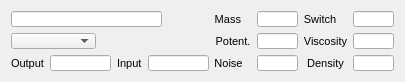
  <widget class="QWidget" name="layoutWidget">
   <property name="geometry">
    <rect>
     <x>11</x>
     <y>197</y>
     <width>400</width>
     <height>68</height>
    </rect>
   </property>
   <layout class="QHBoxLayout" name="horizontalLayout_9">
    <item>
     <layout class="QVBoxLayout" name="verticalLayout_21">
      <item>
       <layout class="QVBoxLayout" name="verticalLayout_20">
        <item>
         <widget class="SFLineEdit" name="unit2NameLineEdit">
          <property name="sizePolicy">
           <sizepolicy hsizetype="Fixed" vsizetype="Fixed">
            <horstretch>0</horstretch>
            <verstretch>0</verstretch>
           </sizepolicy>
          </property>
          <property name="minimumSize">
           <size>
            <width>151</width>
            <height>16</height>
           </size>
          </property>
          <property name="maximumSize">
           <size>
            <width>151</width>
            <height>16</height>
           </size>
          </property>
          <property name="font">
           <font>
            <pointsize>8</pointsize>
           </font>
          </property>
          <property name="text">
           <string/>
          </property>
         </widget>
        </item>
        <item>
         <widget class="QComboBox" name="unit2ActiveComboBox">
          <property name="sizePolicy">
           <sizepolicy hsizetype="Fixed" vsizetype="Fixed">
            <horstretch>0</horstretch>
            <verstretch>0</verstretch>
           </sizepolicy>
          </property>
          <property name="minimumSize">
           <size>
            <width>85</width>
            <height>16</height>
           </size>
          </property>
          <property name="maximumSize">
           <size>
            <width>80</width>
            <height>16</height>
           </size>
          </property>
          <property name="font">
           <font>
            <pointsize>8</pointsize>
           </font>
          </property>
          <property name="mouseTracking">
           <bool>false</bool>
          </property>
         </widget>
        </item>
       </layout>
      </item>
      <item>
       <layout class="QHBoxLayout" name="horizontalLayout_12">
        <item>
         <widget class="QLabel" name="label_33">
          <property name="sizePolicy">
           <sizepolicy hsizetype="Fixed" vsizetype="Preferred">
            <horstretch>0</horstretch>
            <verstretch>0</verstretch>
           </sizepolicy>
          </property>
          <property name="font">
           <font>
            <pointsize>8</pointsize>
           </font>
          </property>
          <property name="text">
           <string>Output</string>
          </property>
         </widget>
        </item>
        <item>
         <widget class="SFLineEdit" name="unit2OutputLineEdit">
          <property name="sizePolicy">
           <sizepolicy hsizetype="Fixed" vsizetype="Fixed">
            <horstretch>0</horstretch>
            <verstretch>0</verstretch>
           </sizepolicy>
          </property>
          <property name="minimumSize">
           <size>
            <width>61</width>
            <height>16</height>
           </size>
          </property>
          <property name="maximumSize">
           <size>
            <width>61</width>
            <height>16</height>
           </size>
          </property>
          <property name="font">
           <font>
            <pointsize>8</pointsize>
           </font>
          </property>
          <property name="alignment">
           <set>Qt::AlignRight|Qt::AlignTrailing|Qt::AlignVCenter</set>
          </property>
          <property name="readOnly">
           <bool>true</bool>
          </property>
         </widget>
        </item>
        <item>
         <widget class="QLabel" name="label_34">
          <property name="sizePolicy">
           <sizepolicy hsizetype="Fixed" vsizetype="Preferred">
            <horstretch>0</horstretch>
            <verstretch>0</verstretch>
           </sizepolicy>
          </property>
          <property name="font">
           <font>
            <pointsize>8</pointsize>
           </font>
          </property>
          <property name="text">
           <string>Input</string>
          </property>
         </widget>
        </item>
        <item>
         <widget class="SFLineEdit" name="unit2InputLineEdit">
          <property name="sizePolicy">
           <sizepolicy hsizetype="Fixed" vsizetype="Fixed">
            <horstretch>0</horstretch>
            <verstretch>0</verstretch>
           </sizepolicy>
          </property>
          <property name="minimumSize">
           <size>
            <width>61</width>
            <height>16</height>
           </size>
          </property>
          <property name="maximumSize">
           <size>
            <width>61</width>
            <height>16</height>
           </size>
          </property>
          <property name="font">
           <font>
            <pointsize>8</pointsize>
           </font>
          </property>
          <property name="alignment">
           <set>Qt::AlignRight|Qt::AlignTrailing|Qt::AlignVCenter</set>
          </property>
          <property name="readOnly">
           <bool>true</bool>
          </property>
         </widget>
        </item>
       </layout>
      </item>
     </layout>
    </item>
    <item>
     <layout class="QHBoxLayout" name="horizontalLayout_13">
      <item>
       <layout class="QVBoxLayout" name="verticalLayout_32">
        <item>
         <widget class="QLabel" name="label_35">
          <property name="sizePolicy">
           <sizepolicy hsizetype="Fixed" vsizetype="Preferred">
            <horstretch>0</horstretch>
            <verstretch>0</verstretch>
           </sizepolicy>
          </property>
          <property name="minimumSize">
           <size>
            <width>26</width>
            <height>16</height>
           </size>
          </property>
          <property name="maximumSize">
           <size>
            <width>26</width>
            <height>16</height>
           </size>
          </property>
          <property name="font">
           <font>
            <pointsize>8</pointsize>
           </font>
          </property>
          <property name="text">
           <string>Mass</string>
          </property>
          <property name="alignment">
           <set>Qt::AlignRight|Qt::AlignTrailing|Qt::AlignVCenter</set>
          </property>
         </widget>
        </item>
        <item>
         <widget class="QLabel" name="label_36">
          <property name="sizePolicy">
           <sizepolicy hsizetype="Fixed" vsizetype="Preferred">
            <horstretch>0</horstretch>
            <verstretch>0</verstretch>
           </sizepolicy>
          </property>
          <property name="minimumSize">
           <size>
            <width>36</width>
            <height>16</height>
           </size>
          </property>
          <property name="maximumSize">
           <size>
            <width>36</width>
            <height>16</height>
           </size>
          </property>
          <property name="font">
           <font>
            <pointsize>8</pointsize>
           </font>
          </property>
          <property name="text">
           <string>Potent.</string>
          </property>
          <property name="alignment">
           <set>Qt::AlignCenter</set>
          </property>
         </widget>
        </item>
        <item>
         <widget class="QLabel" name="label_37">
          <property name="sizePolicy">
           <sizepolicy hsizetype="Fixed" vsizetype="Preferred">
            <horstretch>0</horstretch>
            <verstretch>0</verstretch>
           </sizepolicy>
          </property>
          <property name="minimumSize">
           <size>
            <width>27</width>
            <height>16</height>
           </size>
          </property>
          <property name="maximumSize">
           <size>
            <width>27</width>
            <height>16</height>
           </size>
          </property>
          <property name="font">
           <font>
            <pointsize>8</pointsize>
           </font>
          </property>
          <property name="text">
           <string>Noise</string>
          </property>
          <property name="alignment">
           <set>Qt::AlignCenter</set>
          </property>
         </widget>
        </item>
       </layout>
      </item>
      <item>
       <layout class="QVBoxLayout" name="verticalLayout_33">
        <item>
         <widget class="SFLineEdit" name="unit2MassLineEdit">
          <property name="enabled">
           <bool>true</bool>
          </property>
          <property name="sizePolicy">
           <sizepolicy hsizetype="Fixed" vsizetype="Fixed">
            <horstretch>0</horstretch>
            <verstretch>0</verstretch>
           </sizepolicy>
          </property>
          <property name="minimumSize">
           <size>
            <width>41</width>
            <height>16</height>
           </size>
          </property>
          <property name="maximumSize">
           <size>
            <width>41</width>
            <height>16</height>
           </size>
          </property>
          <property name="font">
           <font>
            <pointsize>8</pointsize>
           </font>
          </property>
          <property name="alignment">
           <set>Qt::AlignRight|Qt::AlignTrailing|Qt::AlignVCenter</set>
          </property>
         </widget>
        </item>
        <item>
         <widget class="SFLineEdit" name="unit2PotentLineEdit">
          <property name="sizePolicy">
           <sizepolicy hsizetype="Fixed" vsizetype="Fixed">
            <horstretch>0</horstretch>
            <verstretch>0</verstretch>
           </sizepolicy>
          </property>
          <property name="minimumSize">
           <size>
            <width>41</width>
            <height>16</height>
           </size>
          </property>
          <property name="maximumSize">
           <size>
            <width>41</width>
            <height>16</height>
           </size>
          </property>
          <property name="font">
           <font>
            <pointsize>8</pointsize>
           </font>
          </property>
          <property name="alignment">
           <set>Qt::AlignRight|Qt::AlignTrailing|Qt::AlignVCenter</set>
          </property>
         </widget>
        </item>
        <item>
         <widget class="SFLineEdit" name="unit2NoiseLineEdit">
          <property name="sizePolicy">
           <sizepolicy hsizetype="Fixed" vsizetype="Fixed">
            <horstretch>0</horstretch>
            <verstretch>0</verstretch>
           </sizepolicy>
          </property>
          <property name="minimumSize">
           <size>
            <width>41</width>
            <height>16</height>
           </size>
          </property>
          <property name="maximumSize">
           <size>
            <width>41</width>
            <height>16</height>
           </size>
          </property>
          <property name="font">
           <font>
            <pointsize>8</pointsize>
           </font>
          </property>
          <property name="alignment">
           <set>Qt::AlignRight|Qt::AlignTrailing|Qt::AlignVCenter</set>
          </property>
         </widget>
        </item>
       </layout>
      </item>
      <item>
       <layout class="QVBoxLayout" name="verticalLayout_34">
        <item>
         <widget class="QLabel" name="label_38">
          <property name="sizePolicy">
           <sizepolicy hsizetype="Fixed" vsizetype="Preferred">
            <horstretch>0</horstretch>
            <verstretch>0</verstretch>
           </sizepolicy>
          </property>
          <property name="minimumSize">
           <size>
            <width>32</width>
            <height>16</height>
           </size>
          </property>
          <property name="maximumSize">
           <size>
            <width>32</width>
            <height>16</height>
           </size>
          </property>
          <property name="font">
           <font>
            <pointsize>8</pointsize>
           </font>
          </property>
          <property name="text">
           <string>Switch</string>
          </property>
          <property name="alignment">
           <set>Qt::AlignCenter</set>
          </property>
         </widget>
        </item>
        <item>
         <widget class="QLabel" name="label_39">
          <property name="sizePolicy">
           <sizepolicy hsizetype="Fixed" vsizetype="Preferred">
            <horstretch>0</horstretch>
            <verstretch>0</verstretch>
           </sizepolicy>
          </property>
          <property name="minimumSize">
           <size>
            <width>43</width>
            <height>16</height>
           </size>
          </property>
          <property name="maximumSize">
           <size>
            <width>43</width>
            <height>16</height>
           </size>
          </property>
          <property name="font">
           <font>
            <pointsize>8</pointsize>
           </font>
          </property>
          <property name="text">
           <string>Viscosity</string>
          </property>
          <property name="alignment">
           <set>Qt::AlignCenter</set>
          </property>
         </widget>
        </item>
        <item>
         <widget class="QLabel" name="label_40">
          <property name="sizePolicy">
           <sizepolicy hsizetype="Fixed" vsizetype="Preferred">
            <horstretch>0</horstretch>
            <verstretch>0</verstretch>
           </sizepolicy>
          </property>
          <property name="minimumSize">
           <size>
            <width>43</width>
            <height>16</height>
           </size>
          </property>
          <property name="maximumSize">
           <size>
            <width>43</width>
            <height>16</height>
           </size>
          </property>
          <property name="font">
           <font>
            <pointsize>8</pointsize>
           </font>
          </property>
          <property name="text">
           <string>Density</string>
          </property>
          <property name="alignment">
           <set>Qt::AlignCenter</set>
          </property>
         </widget>
        </item>
       </layout>
      </item>
      <item>
       <layout class="QVBoxLayout" name="verticalLayout_35">
        <item>
         <widget class="SFLineEdit" name="unit2SwitchLineEdit">
          <property name="sizePolicy">
           <sizepolicy hsizetype="Fixed" vsizetype="Fixed">
            <horstretch>0</horstretch>
            <verstretch>0</verstretch>
           </sizepolicy>
          </property>
          <property name="minimumSize">
           <size>
            <width>41</width>
            <height>16</height>
           </size>
          </property>
          <property name="maximumSize">
           <size>
            <width>41</width>
            <height>16</height>
           </size>
          </property>
          <property name="font">
           <font>
            <pointsize>8</pointsize>
           </font>
          </property>
          <property name="alignment">
           <set>Qt::AlignRight|Qt::AlignTrailing|Qt::AlignVCenter</set>
          </property>
         </widget>
        </item>
        <item>
         <widget class="SFLineEdit" name="unit2ViscosityLineEdit">
          <property name="sizePolicy">
           <sizepolicy hsizetype="Fixed" vsizetype="Fixed">
            <horstretch>0</horstretch>
            <verstretch>0</verstretch>
           </sizepolicy>
          </property>
          <property name="minimumSize">
           <size>
            <width>41</width>
            <height>16</height>
           </size>
          </property>
          <property name="maximumSize">
           <size>
            <width>41</width>
            <height>16</height>
           </size>
          </property>
          <property name="font">
           <font>
            <pointsize>8</pointsize>
           </font>
          </property>
          <property name="alignment">
           <set>Qt::AlignRight|Qt::AlignTrailing|Qt::AlignVCenter</set>
          </property>
         </widget>
        </item>
        <item>
         <widget class="SFLineEdit" name="unit2DensityLineEdit">
          <property name="sizePolicy">
           <sizepolicy hsizetype="Fixed" vsizetype="Fixed">
            <horstretch>0</horstretch>
            <verstretch>0</verstretch>
           </sizepolicy>
          </property>
          <property name="minimumSize">
           <size>
            <width>41</width>
            <height>16</height>
           </size>
          </property>
          <property name="maximumSize">
           <size>
            <width>41</width>
            <height>16</height>
           </size>
          </property>
          <property name="font">
           <font>
            <pointsize>8</pointsize>
           </font>
          </property>
          <property name="alignment">
           <set>Qt::AlignRight|Qt::AlignTrailing|Qt::AlignVCenter</set>
          </property>
         </widget>
        </item>
       </layout>
      </item>
     </layout>
    </item>
   </layout>
  </widget>
